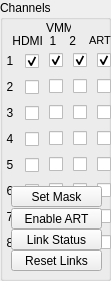
    <widget class="QGroupBox" name="groupBox_3">
     <property name="geometry">
      <rect>
       <x>150</x>
       <y>70</y>
       <width>111</width>
       <height>281</height>
      </rect>
     </property>
     <property name="font">
      <font>
       <pointsize>9</pointsize>
      </font>
     </property>
     <property name="title">
      <string>Channels</string>
     </property>
     <widget class="QLabel" name="label_17">
      <property name="geometry">
       <rect>
        <x>46</x>
        <y>20</y>
        <width>25</width>
        <height>16</height>
       </rect>
      </property>
      <property name="font">
       <font>
        <pointsize>9</pointsize>
       </font>
      </property>
      <property name="text">
       <string>VMM</string>
      </property>
      <property name="textFormat">
       <enum>Qt::AutoText</enum>
      </property>
     </widget>
     <widget class="QWidget" name="layoutWidget">
      <property name="geometry">
       <rect>
        <x>0</x>
        <y>30</y>
        <width>111</width>
        <height>21</height>
       </rect>
      </property>
      <layout class="QGridLayout" name="gridLayout_9" columnstretch="4,1,0,0">
       <property name="rightMargin">
        <number>0</number>
       </property>
       <item row="0" column="1">
        <widget class="QLabel" name="label_12">
         <property name="font">
          <font>
           <pointsize>9</pointsize>
          </font>
         </property>
         <property name="text">
          <string>1  </string>
         </property>
         <property name="alignment">
          <set>Qt::AlignRight|Qt::AlignTrailing|Qt::AlignVCenter</set>
         </property>
        </widget>
       </item>
       <item row="0" column="0">
        <widget class="QLabel" name="label_11">
         <property name="font">
          <font>
           <pointsize>9</pointsize>
          </font>
         </property>
         <property name="text">
          <string>HDMI</string>
         </property>
         <property name="textFormat">
          <enum>Qt::AutoText</enum>
         </property>
         <property name="alignment">
          <set>Qt::AlignRight|Qt::AlignTrailing|Qt::AlignVCenter</set>
         </property>
        </widget>
       </item>
       <item row="0" column="2">
        <widget class="QLabel" name="label_13">
         <property name="font">
          <font>
           <pointsize>9</pointsize>
          </font>
         </property>
         <property name="text">
          <string>2  </string>
         </property>
         <property name="alignment">
          <set>Qt::AlignCenter</set>
         </property>
         <property name="indent">
          <number>0</number>
         </property>
        </widget>
       </item>
       <item row="0" column="3">
        <widget class="QLabel" name="label_33">
         <property name="font">
          <font>
           <pointsize>8</pointsize>
          </font>
         </property>
         <property name="text">
          <string>ART</string>
         </property>
        </widget>
       </item>
      </layout>
     </widget>
     <widget class="QWidget" name="layoutWidget">
      <property name="geometry">
       <rect>
        <x>0</x>
        <y>51</y>
        <width>111</width>
        <height>204</height>
       </rect>
      </property>
      <layout class="QGridLayout" name="gridLayout_11">
       <item row="0" column="0">
        <widget class="QCheckBox" name="hdmi1">
         <property name="sizeIncrement">
          <size>
           <width>0</width>
           <height>0</height>
          </size>
         </property>
         <property name="mouseTracking">
          <bool>true</bool>
         </property>
         <property name="layoutDirection">
          <enum>Qt::RightToLeft</enum>
         </property>
         <property name="text">
          <string>1  </string>
         </property>
         <property name="checked">
          <bool>true</bool>
         </property>
        </widget>
       </item>
       <item row="0" column="1">
        <widget class="QCheckBox" name="hdmi1_1">
         <property name="layoutDirection">
          <enum>Qt::RightToLeft</enum>
         </property>
         <property name="text">
          <string/>
         </property>
         <property name="checked">
          <bool>true</bool>
         </property>
        </widget>
       </item>
       <item row="0" column="2">
        <widget class="QCheckBox" name="hdmi1_2">
         <property name="layoutDirection">
          <enum>Qt::RightToLeft</enum>
         </property>
         <property name="text">
          <string/>
         </property>
         <property name="checked">
          <bool>true</bool>
         </property>
        </widget>
       </item>
       <item row="0" column="3">
        <widget class="QCheckBox" name="hdmi1_art">
         <property name="layoutDirection">
          <enum>Qt::RightToLeft</enum>
         </property>
         <property name="text">
          <string/>
         </property>
         <property name="checked">
          <bool>true</bool>
         </property>
        </widget>
       </item>
       <item row="1" column="0">
        <widget class="QCheckBox" name="hdmi2">
         <property name="layoutDirection">
          <enum>Qt::RightToLeft</enum>
         </property>
         <property name="text">
          <string>2  </string>
         </property>
         <property name="checked">
          <bool>false</bool>
         </property>
        </widget>
       </item>
       <item row="1" column="1">
        <widget class="QCheckBox" name="hdmi2_1">
         <property name="layoutDirection">
          <enum>Qt::RightToLeft</enum>
         </property>
         <property name="text">
          <string/>
         </property>
         <property name="checked">
          <bool>false</bool>
         </property>
        </widget>
       </item>
       <item row="1" column="2">
        <widget class="QCheckBox" name="hdmi2_2">
         <property name="layoutDirection">
          <enum>Qt::RightToLeft</enum>
         </property>
         <property name="text">
          <string/>
         </property>
         <property name="checked">
          <bool>false</bool>
         </property>
        </widget>
       </item>
       <item row="1" column="3">
        <widget class="QCheckBox" name="hdmi2_art">
         <property name="layoutDirection">
          <enum>Qt::RightToLeft</enum>
         </property>
         <property name="text">
          <string/>
         </property>
         <property name="checked">
          <bool>false</bool>
         </property>
        </widget>
       </item>
       <item row="2" column="0">
        <widget class="QCheckBox" name="hdmi3">
         <property name="layoutDirection">
          <enum>Qt::RightToLeft</enum>
         </property>
         <property name="text">
          <string>3  </string>
         </property>
         <property name="checked">
          <bool>false</bool>
         </property>
        </widget>
       </item>
       <item row="2" column="1">
        <widget class="QCheckBox" name="hdmi3_1">
         <property name="layoutDirection">
          <enum>Qt::RightToLeft</enum>
         </property>
         <property name="text">
          <string/>
         </property>
         <property name="checked">
          <bool>false</bool>
         </property>
        </widget>
       </item>
       <item row="2" column="2">
        <widget class="QCheckBox" name="hdmi3_2">
         <property name="layoutDirection">
          <enum>Qt::RightToLeft</enum>
         </property>
         <property name="text">
          <string/>
         </property>
         <property name="checked">
          <bool>false</bool>
         </property>
        </widget>
       </item>
       <item row="2" column="3">
        <widget class="QCheckBox" name="hdmi3_art">
         <property name="layoutDirection">
          <enum>Qt::RightToLeft</enum>
         </property>
         <property name="text">
          <string/>
         </property>
         <property name="checked">
          <bool>false</bool>
         </property>
        </widget>
       </item>
       <item row="3" column="0">
        <widget class="QCheckBox" name="hdmi4">
         <property name="layoutDirection">
          <enum>Qt::RightToLeft</enum>
         </property>
         <property name="text">
          <string>4  </string>
         </property>
         <property name="checked">
          <bool>false</bool>
         </property>
        </widget>
       </item>
       <item row="3" column="1">
        <widget class="QCheckBox" name="hdmi4_1">
         <property name="layoutDirection">
          <enum>Qt::RightToLeft</enum>
         </property>
         <property name="text">
          <string/>
         </property>
         <property name="checked">
          <bool>false</bool>
         </property>
        </widget>
       </item>
       <item row="3" column="2">
        <widget class="QCheckBox" name="hdmi4_2">
         <property name="layoutDirection">
          <enum>Qt::RightToLeft</enum>
         </property>
         <property name="text">
          <string/>
         </property>
         <property name="checked">
          <bool>false</bool>
         </property>
        </widget>
       </item>
       <item row="3" column="3">
        <widget class="QCheckBox" name="hdmi4_art">
         <property name="layoutDirection">
          <enum>Qt::RightToLeft</enum>
         </property>
         <property name="text">
          <string/>
         </property>
         <property name="checked">
          <bool>false</bool>
         </property>
        </widget>
       </item>
       <item row="4" column="0">
        <widget class="QCheckBox" name="hdmi5">
         <property name="layoutDirection">
          <enum>Qt::RightToLeft</enum>
         </property>
         <property name="text">
          <string>5  </string>
         </property>
         <property name="checked">
          <bool>false</bool>
         </property>
        </widget>
       </item>
       <item row="4" column="1">
        <widget class="QCheckBox" name="hdmi5_1">
         <property name="layoutDirection">
          <enum>Qt::RightToLeft</enum>
         </property>
         <property name="text">
          <string/>
         </property>
         <property name="checked">
          <bool>false</bool>
         </property>
        </widget>
       </item>
       <item row="4" column="2">
        <widget class="QCheckBox" name="hdmi5_2">
         <property name="layoutDirection">
          <enum>Qt::RightToLeft</enum>
         </property>
         <property name="text">
          <string/>
         </property>
         <property name="checked">
          <bool>false</bool>
         </property>
        </widget>
       </item>
       <item row="4" column="3">
        <widget class="QCheckBox" name="hdmi5_art">
         <property name="layoutDirection">
          <enum>Qt::RightToLeft</enum>
         </property>
         <property name="text">
          <string/>
         </property>
         <property name="checked">
          <bool>false</bool>
         </property>
        </widget>
       </item>
       <item row="5" column="0">
        <widget class="QCheckBox" name="hdmi6">
         <property name="layoutDirection">
          <enum>Qt::RightToLeft</enum>
         </property>
         <property name="text">
          <string>6  </string>
         </property>
         <property name="checked">
          <bool>false</bool>
         </property>
        </widget>
       </item>
       <item row="5" column="1">
        <widget class="QCheckBox" name="hdmi6_1">
         <property name="layoutDirection">
          <enum>Qt::RightToLeft</enum>
         </property>
         <property name="text">
          <string/>
         </property>
         <property name="checked">
          <bool>false</bool>
         </property>
        </widget>
       </item>
       <item row="5" column="2">
        <widget class="QCheckBox" name="hdmi6_2">
         <property name="layoutDirection">
          <enum>Qt::RightToLeft</enum>
         </property>
         <property name="text">
          <string/>
         </property>
         <property name="checked">
          <bool>false</bool>
         </property>
        </widget>
       </item>
       <item row="5" column="3">
        <widget class="QCheckBox" name="hdmi6_art">
         <property name="layoutDirection">
          <enum>Qt::RightToLeft</enum>
         </property>
         <property name="text">
          <string/>
         </property>
         <property name="checked">
          <bool>false</bool>
         </property>
        </widget>
       </item>
       <item row="6" column="0">
        <widget class="QCheckBox" name="hdmi7">
         <property name="layoutDirection">
          <enum>Qt::RightToLeft</enum>
         </property>
         <property name="text">
          <string>7  </string>
         </property>
         <property name="checked">
          <bool>false</bool>
         </property>
        </widget>
       </item>
       <item row="6" column="1">
        <widget class="QCheckBox" name="hdmi7_1">
         <property name="layoutDirection">
          <enum>Qt::RightToLeft</enum>
         </property>
         <property name="text">
          <string/>
         </property>
         <property name="checked">
          <bool>false</bool>
         </property>
        </widget>
       </item>
       <item row="6" column="2">
        <widget class="QCheckBox" name="hdmi7_2">
         <property name="layoutDirection">
          <enum>Qt::RightToLeft</enum>
         </property>
         <property name="text">
          <string/>
         </property>
         <property name="checked">
          <bool>false</bool>
         </property>
        </widget>
       </item>
       <item row="6" column="3">
        <widget class="QCheckBox" name="hdmi7_art">
         <property name="layoutDirection">
          <enum>Qt::RightToLeft</enum>
         </property>
         <property name="text">
          <string/>
         </property>
         <property name="checked">
          <bool>false</bool>
         </property>
        </widget>
       </item>
       <item row="7" column="0">
        <widget class="QCheckBox" name="hdmi8">
         <property name="layoutDirection">
          <enum>Qt::RightToLeft</enum>
         </property>
         <property name="text">
          <string>8  </string>
         </property>
         <property name="checked">
          <bool>false</bool>
         </property>
        </widget>
       </item>
       <item row="7" column="1">
        <widget class="QCheckBox" name="hdmi8_1">
         <property name="layoutDirection">
          <enum>Qt::RightToLeft</enum>
         </property>
         <property name="text">
          <string/>
         </property>
         <property name="checked">
          <bool>false</bool>
         </property>
        </widget>
       </item>
       <item row="7" column="2">
        <widget class="QCheckBox" name="hdmi8_2">
         <property name="layoutDirection">
          <enum>Qt::RightToLeft</enum>
         </property>
         <property name="text">
          <string/>
         </property>
         <property name="checked">
          <bool>false</bool>
         </property>
        </widget>
       </item>
       <item row="7" column="3">
        <widget class="QCheckBox" name="hdmi8_art">
         <property name="layoutDirection">
          <enum>Qt::RightToLeft</enum>
         </property>
         <property name="text">
          <string/>
         </property>
         <property name="checked">
          <bool>false</bool>
         </property>
        </widget>
       </item>
      </layout>
     </widget>
     <widget class="QPushButton" name="enableART">
      <property name="geometry">
       <rect>
        <x>11</x>
        <y>208</y>
        <width>91</width>
        <height>21</height>
       </rect>
      </property>
      <property name="font">
       <font>
        <pointsize>9</pointsize>
       </font>
      </property>
      <property name="text">
       <string>Enable ART</string>
      </property>
     </widget>
     <widget class="QPushButton" name="linkPB">
      <property name="geometry">
       <rect>
        <x>11</x>
        <y>229</y>
        <width>91</width>
        <height>21</height>
       </rect>
      </property>
      <property name="font">
       <font>
        <pointsize>9</pointsize>
       </font>
      </property>
      <property name="text">
       <string>Link Status</string>
      </property>
     </widget>
     <widget class="QPushButton" name="setMask">
      <property name="geometry">
       <rect>
        <x>11</x>
        <y>186</y>
        <width>91</width>
        <height>21</height>
       </rect>
      </property>
      <property name="font">
       <font>
        <pointsize>9</pointsize>
       </font>
      </property>
      <property name="text">
       <string>Set Mask</string>
      </property>
     </widget>
     <widget class="QPushButton" name="resetLinks">
      <property name="geometry">
       <rect>
        <x>11</x>
        <y>250</y>
        <width>91</width>
        <height>21</height>
       </rect>
      </property>
      <property name="font">
       <font>
        <pointsize>9</pointsize>
       </font>
      </property>
      <property name="text">
       <string>Reset Links</string>
      </property>
     </widget>
     <zorder>enableART</zorder>
     <zorder>linkPB</zorder>
     <zorder>setMask</zorder>
     <zorder>resetLinks</zorder>
     <zorder>layoutWidget</zorder>
     <zorder>layoutWidget</zorder>
     <zorder>label_17</zorder>
    </widget>
